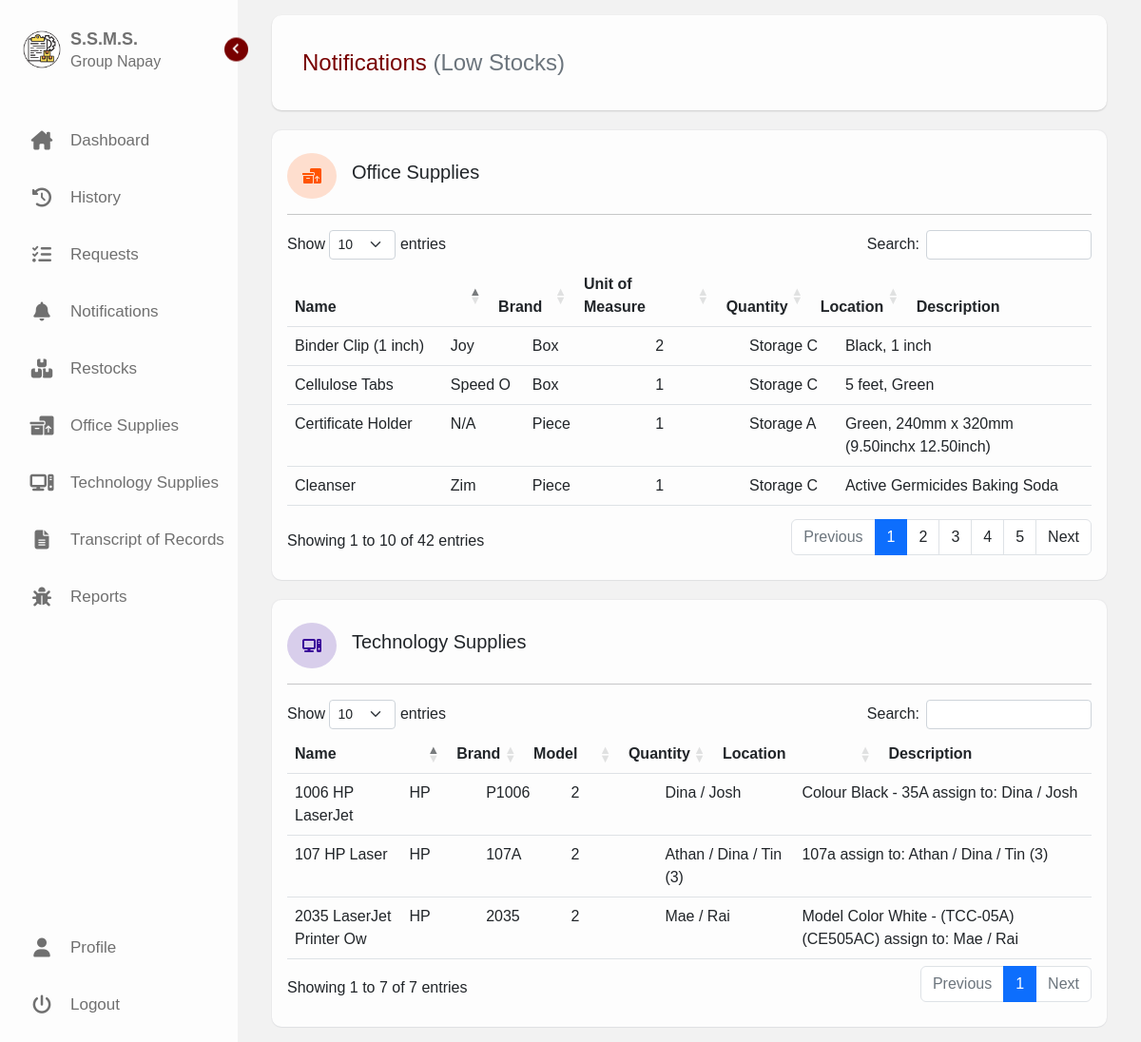
Screenshot of /notifications.php (signed in) with the database file from the repository.
### tables this page shows
CREATE TABLE `office_supplies` (
  `os_id` int(11) NOT NULL,
  `os_name` varchar(255) NOT NULL,
  `os_brand` varchar(255) NOT NULL,
  `os_uom` varchar(20) NOT NULL,
  `os_quantity` int(11) NOT NULL,
  `os_location` varchar(255) NOT NULL,
  `os_img` varchar(255) NOT NULL,
  `os_desc` varchar(255) DEFAULT NULL,
  `status` varchar(100) NOT NULL,
  `date_added` datetime NOT NULL,
  `date_last_modified` datetime NOT NULL,
  `modified_by` int(11) NOT NULL
);

CREATE TABLE `technology_supplies` (
  `ts_id` int(11) NOT NULL,
  `ts_name` varchar(255) NOT NULL,
  `ts_model` varchar(255) NOT NULL,
  `ts_brand` varchar(255) NOT NULL,
  `ts_category` varchar(255) NOT NULL,
  `ts_quantity` int(11) NOT NULL,
  `ts_location` varchar(255) NOT NULL,
  `ts_img` varchar(255) NOT NULL,
  `ts_desc` varchar(255) DEFAULT NULL,
  `status` varchar(100) NOT NULL,
  `date_added` datetime NOT NULL,
  `date_last_modified` datetime NOT NULL,
  `modified_by` int(11) NOT NULL
);

### notifications.php (the view, shortened to what this page needs)
<!DOCTYPE html>
<html lang="en">
<head>
    <link rel="stylesheet" href="assets/css/style.css?v=<?php echo time(); ?>">
    <link rel="stylesheet" href="assets/css/style1.css?v=<?php echo time(); ?>">
    <link rel="stylesheet" href="assets/css/history.css?v=<?php echo time(); ?>">
    <link rel="stylesheet" href="https://cdnjs.cloudflare.com/ajax/libs/font-awesome/6.2.1/css/all.min.css" />
    <link href='https://unpkg.com/boxicons@2.1.1/css/boxicons.min.css' rel='stylesheet'>
    <link rel="stylesheet" href="https://cdn.jsdelivr.net/npm/bootstrap@5.2.3/dist/css/bootstrap.min.css">
    <link rel="stylesheet" type="text/css" href="https://cdn.datatables.net/1.13.1/css/dataTables.bootstrap5.min.css" />
</head>
<body>
    <?php include 'nav.php'; ?>
    <section class="home">
        <div class="container mt-3 mb-3">
            <div class="col-sm-12 col-md-12 col-lg-12">
                <div class="header">
                    <div class="header-content">
                        <p class="header-title text">Notifications <span class="text-muted">(Low Stocks)</span></p>
                    </div>
                </div>
            </div>
            <div class="row">
                <div class="col-12 col-sm-12 col-md-12 col-lg-12">
                    <div class="large-content">
                        <div class="d-flex justify-content-start align-items-center">
                            <i class="fa-solid fa-boxes-packing icon"></i>
                            <h5><a href="officeSupplies.php" title="Office Supplies">Office Supplies</a></h5>
                        </div>
                        <hr class="my-3">
                        <div class="table-responsive">
                            <table class="table table-hover">
                                <thead>
                                    <tr class="pt-5">
                                        <th scope="col">Name</th>
                                        <th scope="col">Brand</th>
                                        <th scope="col">Unit of Measure</th>
                                        <th scope="col">Quantity</th>
                                        <th scope="col">Location</th>
                                        <th scope="col">Description</th>
                                    </tr>
                                </thead>
                                <tbody>
                                    <?php
                                    include 'includes/config.inc.php';
                                    $sql = "SELECT os_id as id, os_name as name, os_brand as brand, os_uom as uom, os_quantity as qty, os_location as loc, os_desc as des, status, date_added as da, date_last_modified as dm FROM office_supplies WHERE os_quantity < 5";
                                    $result = $conn->query($sql);
                                    if ($result->num_rows > 0) {
                                        while ($row = $result->fetch_assoc()) {
                                            $name = $row['name'];
                                            $uom = $row['uom'];
                                            $brand = $row['brand'];
                                            $loc = $row['loc'];
                                            $des = $row['des'];
                                            $qty = $row['qty'];
                                    ?>
                                            <tr>
                                                <td><?php echo $name; ?></td>
                                                <td><?php echo $brand; ?></td>
                                                <td><?php echo $uom; ?></td>
                                                <td><?php echo $qty; ?></td>
                                                <td><?php echo $loc; ?></td>
                                                <td><?php echo $des; ?></td>
                                            </tr>
                                    <?php
                                        }
                                    } else {
                                        echo '<tr><td>No data found</td><td></td><td></td><td></td><td></td><td></td><td></td><td></td></tr>';
                                    }
                                    ?>
                                </tbody>
                            </table>
                        </div>
                    </div>
                </div>
                <div class="col-12 col-sm-12 col-md-12 col-lg-12">
                    <div class="large-content">
                        <div class="d-flex justify-content-start align-items-center">
                            <i class="fa-solid fa-computer icon"></i>
                            <h5><a href="technologySupplies.php" title="Technology Supplies">Technology Supplies</a></h5>
                        </div>
                        <hr class="my-3">
                        <div class="table-responsive">
                            <table class="table table-hover">
                                <thead>
                                    <tr class="pt-5">
                                        <th scope="col">Name</th>
                                        <th scope="col">Brand</th>
                                        <th scope="col">Model</th>
                                        <th scope="col">Quantity</th>
                                        <th scope="col">Location</th>
                                        <th scope="col">Description</th>
                                    </tr>
                                </thead>
                                <tbody>
                                    <?php
                                    include 'includes/config.inc.php';
                                    $sql = "SELECT ts_id as id, ts_name as name, ts_model as model, ts_brand as brand, ts_category as cat, ts_quantity as qty, ts_location as loc, status,ts_img as img, ts_desc as des, date_added as da, date_last_modified as dm FROM technology_supplies WHERE ts_quantity < 5";
                                    $result = $conn->query($sql);
                                    if ($result->num_rows > 0) {
                                        while ($row = $result->fetch_assoc()) {
                                            $name = $row['name'];
                                            $brand = $row['brand'];
                                            $model = $row['model'];
                                            $qty = $row['qty'];
                                            $loc = $row['loc'];
                                            $des = $row['des'];
                                    ?>
                                            <tr>
                                                <td><?php echo $name; ?></td>
                                                <td><?php echo $brand; ?></td>
                                                <td><?php echo $model; ?></td>
                                                <td><?php echo $qty; ?></td>
                                                <td><?php echo $loc; ?></td>
                                                <td><?php echo $des; ?></td>
                                            </tr>
                                    <?php
                                        }
                                    } else {
                                        echo '<tr><td>No data found</td><td></td></<td></td><td></td><td></td><td></td><td></tr>';
                                    }
                                    ?>
                                </tbody>
                            </table>
                        </div>
                    </div>
                </div>
            </div>
        </div>
    </section>
</body>
</html>

### rows the page displays
office_supplies: os_name "Binder Clip (1 inch)", os_brand "Joy", os_uom "Box", os_quantity "2", os_location "Storage C", os_desc "Black, 1 inch"
office_supplies: os_name "Cleanser", os_brand "Zim", os_uom "Piece", os_quantity "1", os_location "Storage C", os_desc "Active Germicides Baking Soda"
office_supplies: os_name "Cellulose Tabs", os_brand "Speed O", os_uom "Box", os_quantity "1", os_location "Storage C", os_desc "5 feet, Green"
office_supplies: os_name "Certificate Holder", os_brand "N/A", os_uom "Piece", os_quantity "1", os_location "Storage A", os_desc "Green, 240mm x 320mm (9.50inchx 12.50inch)"
technology_supplies: ts_name "2035 LaserJet Printer Ow", ts_brand "HP", ts_model "2035", ts_quantity "2", ts_location "Mae / Rai", ts_desc "Model Color White - (TCC-05A) (CE505AC) assign to: Mae / Rai"
technology_supplies: ts_name "1006 HP LaserJet", ts_brand "HP", ts_model "P1006", ts_quantity "2", ts_location "Dina / Josh", ts_desc "Colour Black - 35A assign to: Dina / Josh"
technology_supplies: ts_name "107 HP Laser", ts_brand "HP", ts_model "107A", ts_quantity "2", ts_location "Athan / Dina / Tin (3)", ts_desc "107a assign to: Athan / Dina / Tin (3)"
